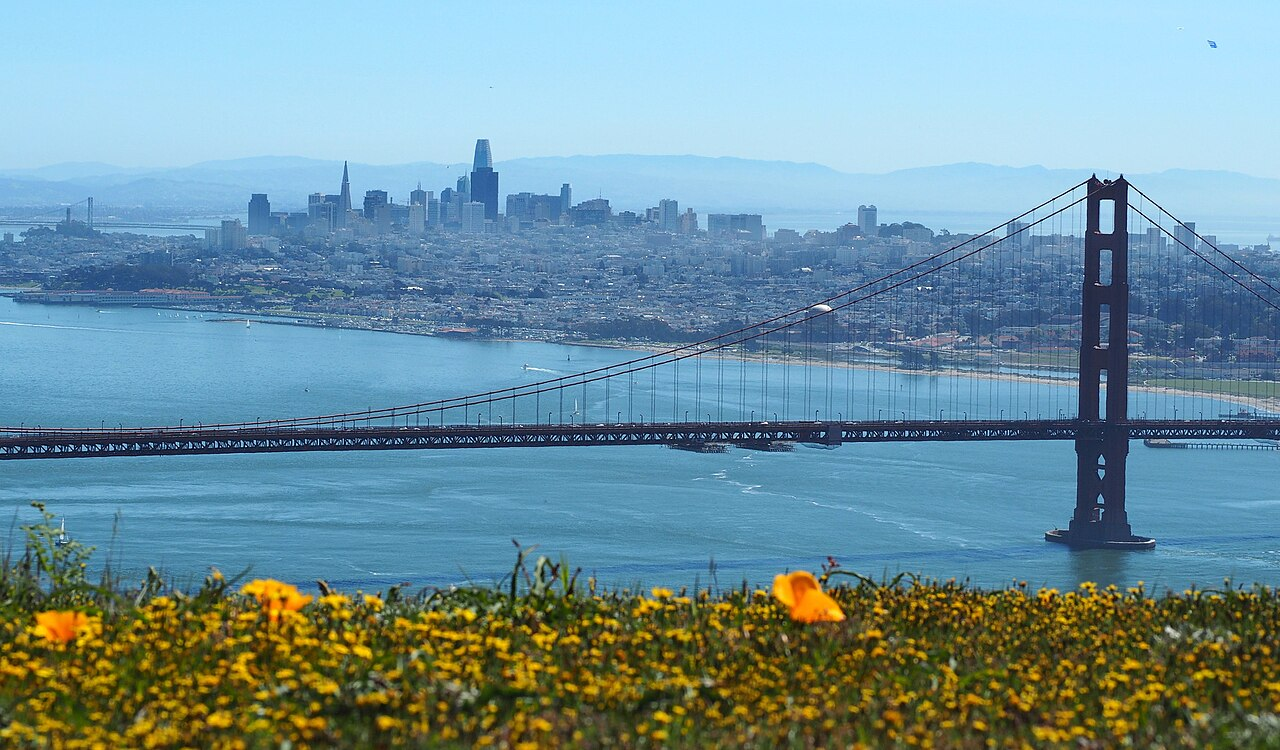
#> input picture original_download.png, 1280 x 750 px
$ python local_expand.py original_download.png
#> lines starting #> are read from the running program, lines starting #| are printed output that depends on the picture; after the words box and inside, x2 and y2 are one past the last pixel; in counts of white or black regions, pixels touching at a corner belong together
"""
Expand a local image file using the edge pixel technique
"""

import argparse
import numpy as np
import matplotlib.pyplot as plt
from PIL import Image
import os

def repeat_edge_pixels(img, target_width, target_height):
    """Create extended image by repeating edge pixels"""
    orig_width, orig_height = img.size
    extended = Image.new("RGB", (target_width, target_height))
    extended.paste(img, ((target_width - orig_width) // 2, (target_height - orig_height) // 2))

    # Get pixel data
    pixels = np.array(extended)

    # Fill in left side
    left_edge = (target_width - orig_width) // 2
    if left_edge > 0:
        edge_pixels = pixels[:, left_edge:left_edge+8, :]
        avg_edge = np.mean(edge_pixels, axis=1, keepdims=True)
        pixels[:, :left_edge, :] = np.repeat(avg_edge, left_edge, axis=1)

        # Add gradient blend
        blend_width = min(32, left_edge)
        for i in range(blend_width):
            alpha = i / blend_width
            pixels[:, left_edge-blend_width+i, :] = (1-alpha) * pixels[:, left_edge-blend_width+i, :] + alpha * pixels[:, left_edge, :]

    # Fill in right side
    right_edge = (target_width + orig_width) // 2
    if right_edge < target_width:
        edge_pixels = pixels[:, right_edge-8:right_edge, :]
        avg_edge = np.mean(edge_pixels, axis=1, keepdims=True)
        pixels[:, right_edge:, :] = np.repeat(avg_edge, target_width - right_edge, axis=1)

        # Add gradient blend
        blend_width = min(32, target_width - right_edge)
        for i in range(blend_width):
            alpha = i / blend_width
            pixels[:, right_edge+i, :] = (1-alpha) * pixels[:, right_edge, :] + alpha * pixels[:, right_edge+i, :]

    # Fill in top side
    top_edge = (target_height - orig_height) // 2
    if top_edge > 0:
        edge_pixels = pixels[top_edge:top_edge+8, :, :]
        avg_edge = np.mean(edge_pixels, axis=0, keepdims=True)
        pixels[:top_edge, :, :] = np.repeat(avg_edge, top_edge, axis=0)

        # Add gradient blend
        blend_width = min(32, top_edge)
        for i in range(blend_width):
            alpha = i / blend_width
            pixels[top_edge-blend_width+i, :, :] = (1-alpha) * pixels[top_edge-blend_width+i, :, :] + alpha * pixels[top_edge, :, :]

    # Fill in bottom side
    bottom_edge = (target_height + orig_height) // 2
    if bottom_edge < target_height:
        edge_pixels = pixels[bottom_edge-8:bottom_edge, :, :]
        avg_edge = np.mean(edge_pixels, axis=0, keepdims=True)
        pixels[bottom_edge:, :, :] = np.repeat(avg_edge, target_height - bottom_edge, axis=0)

        # Add gradient blend
        blend_width = min(32, target_height - bottom_edge)
        for i in range(blend_width):
            alpha = i / blend_width
            pixels[bottom_edge+i, :, :] = (1-alpha) * pixels[bottom_edge+i, :, :] + alpha * pixels[bottom_edge, :, :]

    return Image.fromarray(pixels.astype(np.uint8))

def parse_aspect_ratio(aspect_str):
    """Parse aspect ratio from string like '16:9' or a decimal like '1.78'"""
    if isinstance(aspect_str, float):
        return aspect_str

    # Check if input contains a colon (e.g., "16:9")
    if ":" in aspect_str:
        width, height = aspect_str.split(":")
        return float(width) / float(height)
    else:
        return float(aspect_str)

def main():
    parser = argparse.ArgumentParser(description="Expand a local image file")
    parser.add_argument("input_file", type=str, help="Path to the input image file")
    parser.add_argument("--aspect", type=str, default="16:9",
                      help="Target aspect ratio (width:height) or decimal value (width/height)")
    parser.add_argument("--orientation", type=str, default="landscape", choices=["landscape", "portrait"],
                      help="Image orientation (landscape or portrait)")
    parser.add_argument("--output", type=str, help="Path to save output image (default: 'expanded_' + input filename)")
    args = parser.parse_args()

    # Check if file exists
    if not os.path.exists(args.input_file):
        print(f"Error: Input file '{args.input_file}' not found")
        return

    # Load image
    try:
        image = Image.open(args.input_file)
#> image is the input picture: PIL image 1280x750 RGB; mean R, G, B 112.2, 145.9, 156.5
        # Convert to RGB mode if it's not already
        if image.mode != "RGB":
            image = image.convert("RGB")
    except Exception as e:
        print(f"Error opening image: {e}")
        return

    # Determine output filename
    if args.output:
        output_filename = args.output
    else:
        base_name = os.path.basename(args.input_file)
        name, ext = os.path.splitext(base_name)
        output_filename = f"expanded_{name}{ext}"

    # Calculate target dimensions
    orig_width, orig_height = image.size
#> orig_width = 1280; orig_height = 750

    # Make sure the image isn't too large for memory constraints
    if max(orig_width, orig_height) > 1200:
        scale_factor = 1200 / max(orig_width, orig_height)
#> scale_factor = 0.938
        new_width = int(orig_width * scale_factor)
#> new_width = 1200
        new_height = int(orig_height * scale_factor)
#> new_height = 703
        print(f"Resizing large image from {orig_width}x{orig_height} to {new_width}x{new_height}")
#| Resizing large image from 1280x750 to 1200x703
        image = image.resize((new_width, new_height), Image.LANCZOS)
#> image: PIL image 1200x703 RGB
        orig_width, orig_height = image.size
#> orig_width = 1200; orig_height = 703

    # Parse aspect ratio
    aspect_ratio = parse_aspect_ratio(args.aspect)

    is_portrait = args.orientation.lower() == "portrait"
    if is_portrait:
        # Portrait mode
        target_width = orig_width
        target_height = int(orig_width * (1.0 / aspect_ratio))
        print(f"Using portrait orientation ({1.0/aspect_ratio:.2f}:1 or 1:{aspect_ratio:.2f})")
    else:
        # Landscape mode
        target_width = int(orig_height * aspect_ratio)
#> target_width = 1249
        target_height = orig_height
#> target_height = 703
        print(f"Using landscape orientation ({aspect_ratio:.2f}:1)")

    print(f"Original dimensions: {orig_width}x{orig_height}")
#| Original dimensions: 1200x703
    print(f"Target dimensions: {target_width}x{target_height} (aspect ratio: {target_width/target_height:.2f})")
#| Target dimensions: 1249x703 (aspect ratio: 1.78)

    # Expand image
    print("Expanding image...")
    expanded_image = repeat_edge_pixels(image, target_width, target_height)
#> in repeat_edge_pixels, `extended = Image.new("RGB", (target_width, target_height))`: extended: PIL image 1249x703 RGB; every value is 0
#> in repeat_edge_pixels, `extended.paste(img, ((target_width - orig_width) // 2, (target_height ..`:
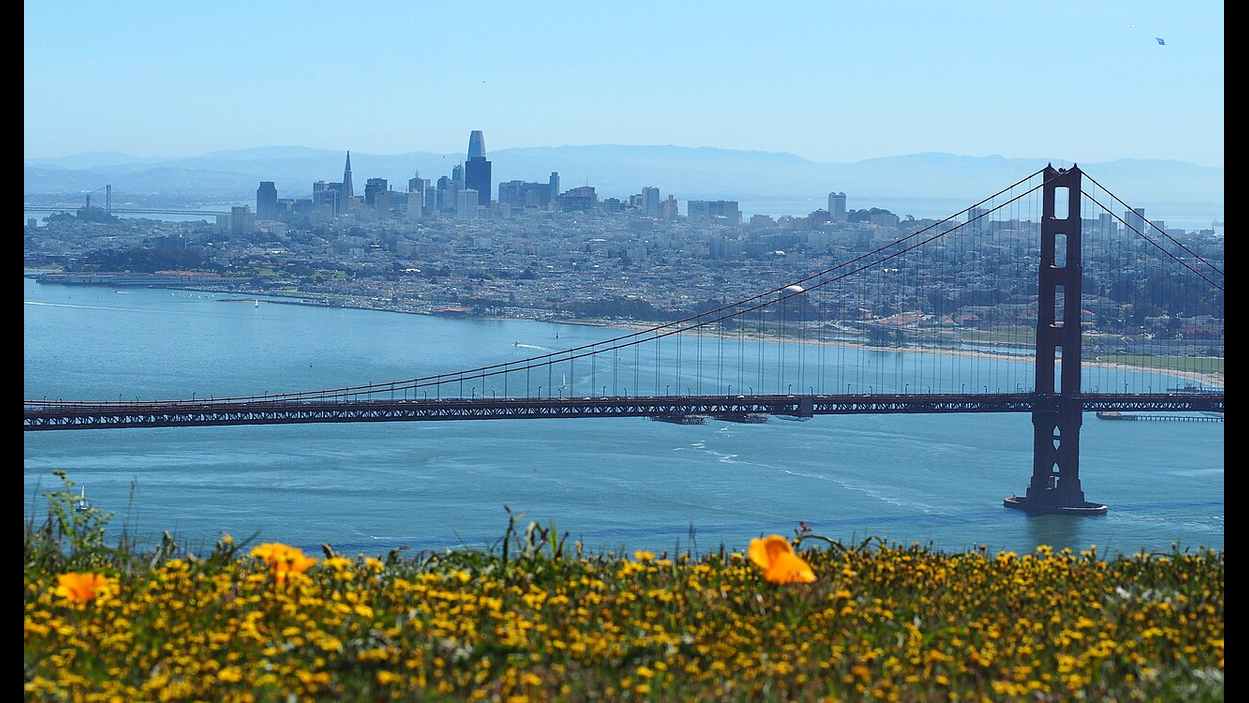
#> extended: PIL image 1249x703 RGB; mean R, G, B 107.8, 140.1, 150.4
#> in repeat_edge_pixels, `avg_edge = np.mean(edge_pixels, axis=1, keepdims=True)`: avg_edge = 703 rows, first 8: [156, 219, 252], [156, 219, 252], [156, 219, 252], [156, 219, 252], [156, 219, 252], [156, 219, 252], [156, 219, 252], [157, 220, 253]
#> after the loop in repeat_edge_pixels, `for i in range(blend_width):`: pixels: shape (703, 1249, 3); mean R, G, B 109.9, 142.9, 153.4
#> in repeat_edge_pixels, `avg_edge = np.mean(edge_pixels, axis=1, keepdims=True)`: avg_edge = 703 rows, first 8: [171.9, 227.9, 254.2], [172.1, 228.1, 254.6], [172, 228, 255], [172.4, 228.4, 255], [172.8, 228.8, 255], [172.8, 228.8, 255], [173, 229, 255], [174, 228.8, 255]
#> in repeat_edge_pixels, `pixels[:, right_edge:, :] = np.repeat(avg_edge, target_width - right_e..`:
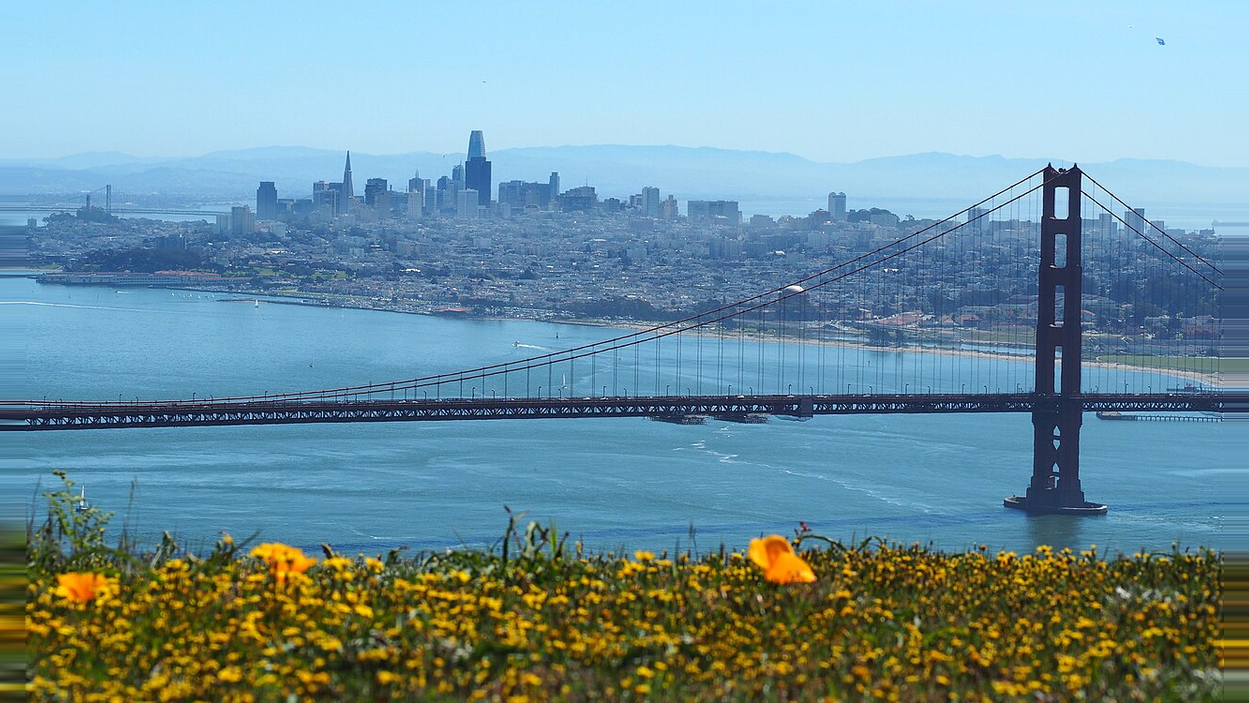
#> pixels: shape (703, 1249, 3); mean R, G, B 112.2, 145.9, 156.6
#> after the loop in repeat_edge_pixels, `for i in range(blend_width):`: pixels: shape (703, 1249, 3); 0.07% of pixels changed, all inside (x1, y1, x2, y2) = (1225, 0, 1233, 703)
    expanded_image.save(output_filename)

    # Create comparison filename
    comparison_filename = f"comparison_{os.path.basename(output_filename)}"

    # Display comparison
    fig, (ax1, ax2) = plt.subplots(1, 2, figsize=(16, 8))

    ax1.imshow(image)
    ax1.set_title("Original Image")
    ax1.axis("off")

    ax2.imshow(expanded_image)
    ax2.set_title(f"Expanded Image ({target_width}x{target_height})")
    ax2.axis("off")

    plt.tight_layout()
    plt.savefig(comparison_filename)
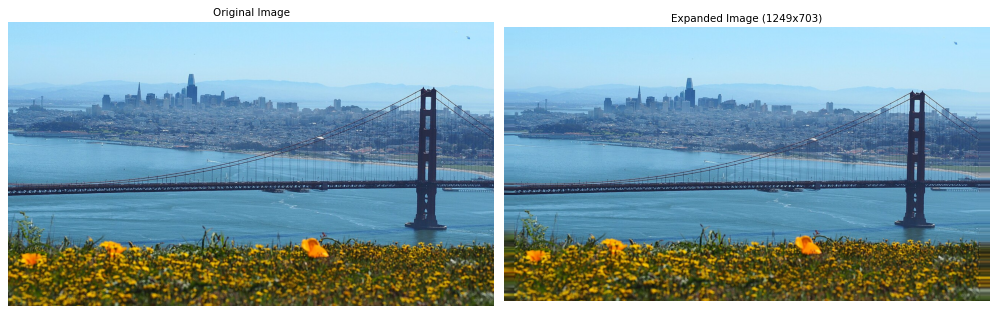
#> figure drawn by matplotlib, 2 panels
    plt.show()

    print(f"Images saved to '{output_filename}' and '{comparison_filename}'")

if __name__ == "__main__":
    main()
